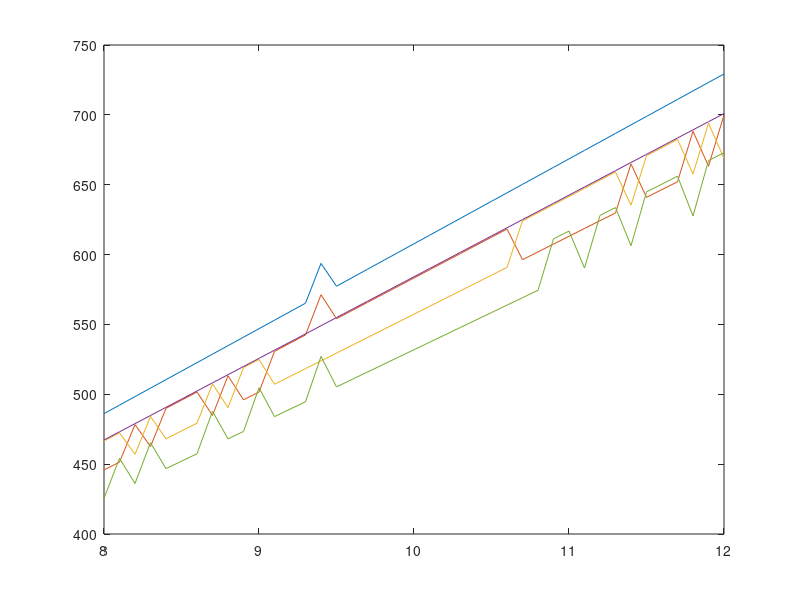

The MATLAB script that drew this image: (Note: this script raises an error after producing the figure.)
clc,
close all,
clear all,
%% Dispersion diagram (Fig. 2)
N = -60:60;
M = -60:60;
% f0 = 10e9;
f0=8:0.1:12;
f0 = f0*1e9;
w0 = 2*pi*f0;
ws = 0.1*w0;
c = 3e8;
ModulDepth = 2;
Qnm = zeros(length(M),length(N),length(f0));
for in = 1:length(N)
    for im = 1:length(M)
        for i_f = 1:length(f0)
            Mode_nm = N(in)-M(im);
            if Mode_nm == 0
                q = ModulDepth/2;
            else
                q = -1i*ModulDepth/(Mode_nm*pi);
            end
            Qnm(in,im,i_f) = (q.^2).*(N(in)*ws(i_f)+w0(i_f)).*(0.5*(N(in)+M(im)).*ws(i_f)+w0(i_f));
        end
    end
end
for i_f = 1:length(f0)
    Kappa(:,:,i_f) = (sqrt((1/c^2).*eig(Qnm(:,:,i_f))));
%     Kappa(:,:,i_f) = real(Kappa);
end
Kappa = real(Kappa);
    % c0 = 3e8;
    for i = floor(length(Kappa)/2)-2:floor(length(Kappa)/2)+2
        %     if n(i) <= 0
%         y1=((2*pi/c)*(f)-Kappa(i))/(ws/c);
        y1=reshape((Kappa(i,1,:)),1,41,1);
        plot(f0*1e-9,y1)
        hold on
        %     elseif n(i)>= 0
        %         y2=-(2*pi/c)*(f)+Kappa(i);
        %         plot(f*1e-9,y2)
        %         hold on
        %     end
    end
    xline(10,'--')
    hold off